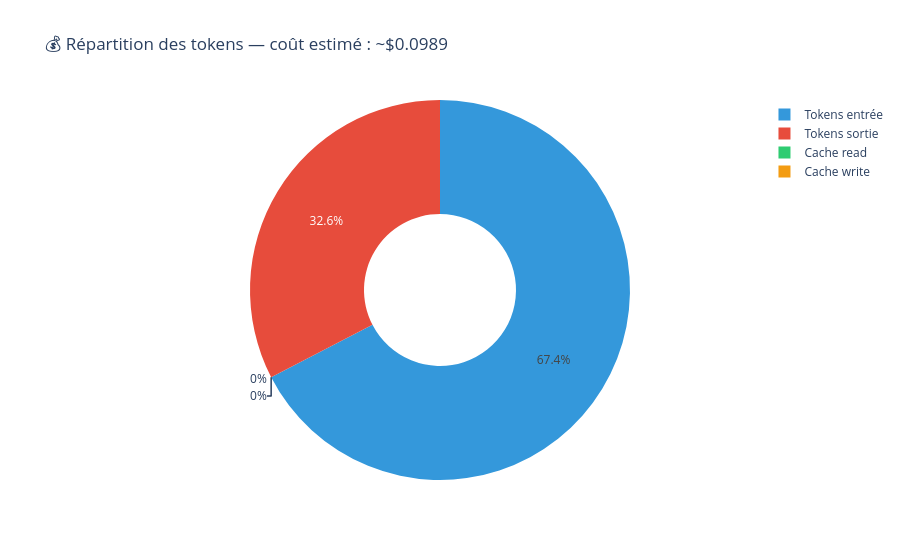

This figure's notebook cell:
### Markdown cell above
## 7. Export du prompt optimisé

### Code cell
# Résumé des coûts depuis le run (stocké dans run.cost_summary si CostTracker intégré)
cost = run.cost_summary or {}

if cost:
    labels = ['Tokens entrée', 'Tokens sortie', 'Cache read', 'Cache write']
    values = [
        cost.get('input_tokens', 0),
        cost.get('output_tokens', 0),
        cost.get('cache_read_tokens', 0),
        cost.get('cache_write_tokens', 0),
    ]

    fig_cost = go.Figure(go.Pie(
        labels=labels,
        values=values,
        hole=0.4,
        marker_colors=['#3498db', '#e74c3c', '#2ecc71', '#f39c12'],
    ))
    fig_cost.update_layout(
        title=f"💰 Répartition des tokens — coût estimé : ~${cost.get('total_cost_usd', 0):.4f}",
        template='plotly_white',
    )
    fig_cost.show()

    print(f"Appels API      : {cost.get('api_calls', 'N/A')}")
    print(f"Tokens entrée   : {cost.get('input_tokens', 0):,}")
    print(f"Tokens sortie   : {cost.get('output_tokens', 0):,}")
    print(f"Cache read      : {cost.get('cache_read_tokens', 0):,}  ({cost.get('cache_hit_pct', 0)}% hit rate)")
    print(f"Coût estimé     : ~${cost.get('total_cost_usd', 0):.4f}")
else:
    print("ℹ️  Données de coût non disponibles (CostTracker pas encore intégré au run).")

### Figure 1 — Plotly figure (JSON) as saved in the notebook; plotly's stock layout.template omitted (floating-point values rounded to 4 significant figures)
{"data": [{"hole": 0.4, "labels": ["Tokens entrée", "Tokens sortie", "Cache read", "Cache write"], "marker": {"colors": ["#3498db", "#e74c3c", "#2ecc71", "#f39c12"]}, "type": "pie", "values": [28955, 13994, 0, 0]}], "layout": {"title": {"text": "💰 Répartition des tokens — coût estimé : ~$0.0989"}}}
